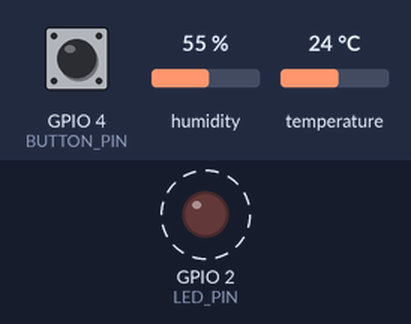
Simulated run of this program. Board: ESP32. On the bench: output pins drawn as LEDs (lit = HIGH). Dashed ring = blinking. The inputs (shaded band) are chosen by the test bench; at power-on: GPIO 4 (BUTTON_PIN) HIGH, humidity 55 %, temperature 24 °C. What the program prints to the serial monitor is not drawn.

Above: at 0.87 s.
1.3 s: GPIO 4 (BUTTON_PIN) pulled LOW for 0.15 s
At 1.3 s:
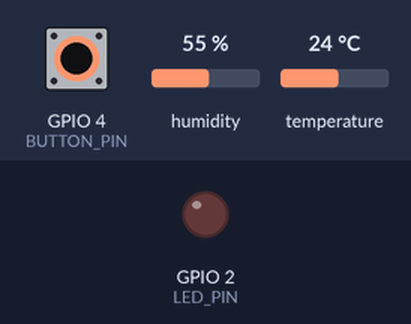
Timing chart, 0 to 4.3 s (numbered marks = the images above; inputs shaded):
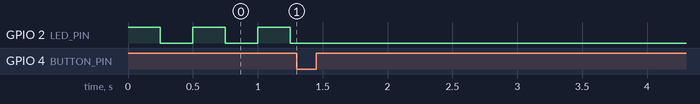

The program:

main.cpp
```cpp
#include <Arduino.h>
#include "DHT.h"

// Pin Definitions
#define LED_PIN 2
#define BUTTON_PIN 4
#define DHT_PIN 21
#define DHT_TYPE DHT22

DHT dht(DHT_PIN, DHT_TYPE);

TaskHandle_t ledTaskHandle;
TaskHandle_t sensorTaskHandle;
TaskHandle_t panicTaskHandle;
TaskHandle_t serialTaskHandle;

QueueHandle_t sensorQueue;

volatile bool panicTriggered = false;

typedef struct {
  float temperature;
  float humidity;
}sensorData;

void ledTask(void *pvParameters)
{
  while(true)
  {
    // Serial.println("LED Task Running");
    if(panicTriggered)
    {
      digitalWrite(LED_PIN, LOW);
      // Serial.println("Panic Mode: LED ON");
      vTaskSuspend(NULL);
    }

    digitalWrite(LED_PIN, HIGH);
    vTaskDelay(250 / portTICK_PERIOD_MS);

    digitalWrite(LED_PIN, LOW);
    vTaskDelay(250 / portTICK_PERIOD_MS);
  }
}

void sensorTask(void *pvParameters)
{
  sensorData data_s ;
  while(true)
  {
    if(panicTriggered)
      vTaskSuspend(NULL);

    data_s.temperature = dht.readTemperature();
    data_s.humidity = dht.readHumidity();

    if(!isnan(data_s.temperature) && !isnan(data_s.humidity))
      xQueueSend(sensorQueue, &data_s, portMAX_DELAY);

    vTaskDelay(2000 / portTICK_PERIOD_MS);
  }
}

void serialTask(void *pvParameters)
{
  sensorData data_r;

  while (true)
  {
    if(xQueueReceive(sensorQueue, &data_r, portMAX_DELAY))
    {
      Serial.print("Temperature: ");
      Serial.print(data_r.temperature);
      Serial.print(" °C, Humidity: ");
      Serial.print(data_r.humidity);
      Serial.println(" %");
    }
  }

}

void panicTask(void *pvParameters)
{
  pinMode(BUTTON_PIN, INPUT_PULLUP);
  while(true)
  {
    if(digitalRead(BUTTON_PIN)==LOW)
    {
      panicTriggered = true;
      vTaskSuspend(ledTaskHandle);
      vTaskSuspend(sensorTaskHandle);
      vTaskSuspend(serialTaskHandle);
      Serial.println("Panic Button Pressed! All tasks stopped.");
      vTaskSuspend(NULL);
    }
    vTaskDelay(100 / portTICK_PERIOD_MS);
  }
}

void setup()
{
  Serial.begin(115200);
  dht.begin();
  pinMode(LED_PIN, OUTPUT);

  sensorQueue = xQueueCreate(5, sizeof(sensorData));
  xTaskCreatePinnedToCore(ledTask, "LED Task", 1000, NULL, 1, &ledTaskHandle, 0);
  xTaskCreatePinnedToCore(sensorTask, "Sensor Task", 2000, NULL, 1, &sensorTaskHandle, 0);
  xTaskCreatePinnedToCore(serialTask, "Serial Task", 2000, NULL, 1, &serialTaskHandle, 1);
  xTaskCreatePinnedToCore(panicTask, "Panic Task", 1000, NULL, 2, &panicTaskHandle, 0);
}

void loop()
{

}
```

Measured:
- after the input at 1.3 s, GPIO 2 (LED_PIN): stops changing and stays LOW
- by itself, GPIO 2 (LED_PIN): alternates HIGH for 0.25 s and LOW for 0.25 s
